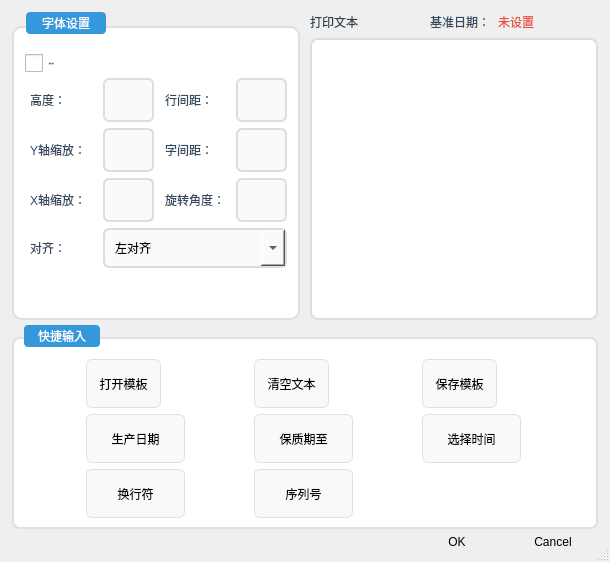
<?xml version="1.0" encoding="UTF-8"?>
<ui version="4.0">
 <class>QG_DlgMText</class>
 <widget class="QDialog" name="QG_DlgMText">
  <property name="geometry">
   <rect>
    <x>0</x>
    <y>0</y>
    <width>610</width>
    <height>562</height>
   </rect>
  </property>
  <property name="windowTitle">
   <string>文本编辑</string>
  </property>
  <property name="styleSheet">
   <string notr="true">QG_DlgMText{background-color:rgb(220, 235, 240);}</string>
  </property>
  <property name="sizeGripEnabled">
   <bool>true</bool>
  </property>
  <layout class="QVBoxLayout" name="mainLayout">
   <property name="spacing">
    <number>5</number>
   </property>
   <property name="leftMargin">
    <number>12</number>
   </property>
   <property name="topMargin">
    <number>12</number>
   </property>
   <property name="rightMargin">
    <number>12</number>
   </property>
   <property name="bottomMargin">
    <number>12</number>
   </property>
   <item>
    <layout class="QHBoxLayout" name="topRow" stretch="1,1">
     <property name="spacing">
      <number>10</number>
     </property>
     <item>
      <widget class="QGroupBox" name="bgFont">
       <property name="sizePolicy">
        <sizepolicy hsizetype="Preferred" vsizetype="Preferred">
         <horstretch>0</horstretch>
         <verstretch>0</verstretch>
        </sizepolicy>
       </property>
       <property name="styleSheet">
        <string notr="true">QGroupBox{font: bold 14px &quot;Microsoft YaHei&quot;; color: #2c3e50; border: 2px solid #e0e0e0; border-radius: 10px; margin-top: 14px; padding-top: 18px; background: #ffffff;}
QGroupBox::title{subcontrol-origin: margin; left: 14px; padding: 4px 14px; background: #3498db; color: white; border-radius: 4px;}
QLabel{color: #34495e; background: transparent; font: bold 11px &quot;Microsoft YaHei&quot;; padding: 2px 2px;}
QLineEdit{font: bold 11px &quot;Microsoft YaHei&quot;; padding: 6px 8px; border: 2px solid #dcdde1; border-radius: 6px; background: #fafafa; min-height: 28px;}
QLineEdit:focus{border-color: #3498db; background: #ffffff;}
QCheckBox{font: bold 11px &quot;Microsoft YaHei&quot;; color: #34495e; spacing: 6px;}
QCheckBox::indicator{width: 18px; height: 18px;}</string>
       </property>
       <property name="title">
        <string>字体设置</string>
       </property>
       <layout class="QGridLayout">
        <property name="leftMargin">
         <number>10</number>
        </property>
        <property name="topMargin">
         <number>16</number>
        </property>
        <property name="rightMargin">
         <number>10</number>
        </property>
        <property name="bottomMargin">
         <number>10</number>
        </property>
        <property name="spacing">
         <number>6</number>
        </property>
        <item row="0" column="0" colspan="5">
         <widget class="QG_FontBox" name="cbFont" native="true">
          <property name="sizePolicy">
           <sizepolicy hsizetype="Expanding" vsizetype="Fixed">
            <horstretch>0</horstretch>
            <verstretch>0</verstretch>
           </sizepolicy>
          </property>
         </widget>
        </item>
        <item row="4" column="0">
         <widget class="QLabel" name="label_3">
          <property name="text">
           <string>X轴缩放：</string>
          </property>
         </widget>
        </item>
        <item row="4" column="2">
         <widget class="QLineEdit" name="lex_scale">
          <property name="alignment">
           <set>Qt::AlignmentFlag::AlignCenter</set>
          </property>
         </widget>
        </item>
        <item row="3" column="4">
         <widget class="QLineEdit" name="lewordspace">
          <property name="alignment">
           <set>Qt::AlignmentFlag::AlignCenter</set>
          </property>
         </widget>
        </item>
        <item row="3" column="2">
         <widget class="QLineEdit" name="ley_scale">
          <property name="alignment">
           <set>Qt::AlignmentFlag::AlignCenter</set>
          </property>
         </widget>
        </item>
        <item row="2" column="2">
         <widget class="QLineEdit" name="leHeight">
          <property name="sizePolicy">
           <sizepolicy hsizetype="Expanding" vsizetype="Fixed">
            <horstretch>0</horstretch>
            <verstretch>0</verstretch>
           </sizepolicy>
          </property>
          <property name="alignment">
           <set>Qt::AlignmentFlag::AlignCenter</set>
          </property>
         </widget>
        </item>
        <item row="1" column="0" colspan="5">
         <widget class="QCheckBox" name="cbDefault">
          <property name="font">
           <font>
            <family>Microsoft YaHei</family>
            <pointsize>-1</pointsize>
            <italic>false</italic>
            <bold>true</bold>
           </font>
          </property>
          <property name="text">
           <string>默认行间距</string>
          </property>
         </widget>
        </item>
        <item row="6" column="0" colspan="5">
         <spacer name="verticalSpacer">
          <property name="orientation">
           <enum>Qt::Orientation::Vertical</enum>
          </property>
          <property name="sizeHint" stdset="0">
           <size>
            <width>20</width>
            <height>10</height>
           </size>
          </property>
         </spacer>
        </item>
        <item row="2" column="0">
         <widget class="QLabel" name="lHeight">
          <property name="text">
           <string>高度：</string>
          </property>
          <property name="buddy">
           <cstring>leHeight</cstring>
          </property>
         </widget>
        </item>
        <item row="2" column="3">
         <widget class="QLabel" name="lLineSpacingFactor">
          <property name="text">
           <string>行间距：</string>
          </property>
          <property name="buddy">
           <cstring>leLineSpacingFactor</cstring>
          </property>
         </widget>
        </item>
        <item row="5" column="2" colspan="3">
         <widget class="QComboBox" name="AligncomboBox">
          <property name="styleSheet">
           <string notr="true">QComboBox{font: bold 11px &quot;Microsoft YaHei&quot;; padding: 4px 10px; border: 2px solid #dcdde1; border-radius: 6px; background: #fafafa; min-height: 28px;}
QComboBox:focus{border-color: #3498db; background: #ffffff;}
QComboBox::drop-down{width: 24px;}</string>
          </property>
          <item>
           <property name="text">
            <string>左对齐</string>
           </property>
           <property name="icon">
            <iconset resource="../../../res/icons/icons.qrc">
             <normaloff>:/icons/mtext_align_middleleft.svg</normaloff>:/icons/mtext_align_middleleft.svg</iconset>
           </property>
          </item>
          <item>
           <property name="text">
            <string>中间对齐</string>
           </property>
           <property name="icon">
            <iconset resource="../../../res/icons/icons.qrc">
             <normaloff>:/icons/mtext_align_middlecenter.svg</normaloff>:/icons/mtext_align_middlecenter.svg</iconset>
           </property>
          </item>
          <item>
           <property name="text">
            <string>右对齐</string>
           </property>
           <property name="icon">
            <iconset resource="../../../res/icons/icons.qrc">
             <normaloff>:/icons/mtext_align_middleright.svg</normaloff>:/icons/mtext_align_middleright.svg</iconset>
           </property>
          </item>
         </widget>
        </item>
        <item row="4" column="3">
         <widget class="QLabel" name="label_4">
          <property name="text">
           <string>旋转角度：</string>
          </property>
         </widget>
        </item>
        <item row="2" column="4">
         <widget class="QLineEdit" name="leLineSpacingFactor">
          <property name="sizePolicy">
           <sizepolicy hsizetype="Expanding" vsizetype="Fixed">
            <horstretch>0</horstretch>
            <verstretch>0</verstretch>
           </sizepolicy>
          </property>
          <property name="alignment">
           <set>Qt::AlignmentFlag::AlignCenter</set>
          </property>
         </widget>
        </item>
        <item row="5" column="0">
         <widget class="QLabel" name="label_5">
          <property name="text">
           <string>对齐：</string>
          </property>
         </widget>
        </item>
        <item row="4" column="4">
         <widget class="QLineEdit" name="leAngle">
          <property name="sizePolicy">
           <sizepolicy hsizetype="Expanding" vsizetype="Fixed">
            <horstretch>0</horstretch>
            <verstretch>0</verstretch>
           </sizepolicy>
          </property>
          <property name="alignment">
           <set>Qt::AlignmentFlag::AlignCenter</set>
          </property>
         </widget>
        </item>
        <item row="3" column="3">
         <widget class="QLabel" name="label">
          <property name="text">
           <string>字间距：</string>
          </property>
         </widget>
        </item>
        <item row="3" column="0">
         <widget class="QLabel" name="label_2">
          <property name="text">
           <string>Y轴缩放：</string>
          </property>
         </widget>
        </item>
       </layout>
      </widget>
     </item>
     <item>
      <layout class="QVBoxLayout" name="rightColumn">
       <property name="spacing">
        <number>6</number>
       </property>
       <item>
        <layout class="QHBoxLayout" name="printTextHeader">
         <property name="spacing">
          <number>8</number>
         </property>
         <item>
          <widget class="QLabel" name="label_7">
           <property name="styleSheet">
            <string notr="true">color: #2c3e50; background: transparent; font: bold 14px &quot;Microsoft YaHei&quot;;</string>
           </property>
           <property name="text">
            <string>打印文本</string>
           </property>
          </widget>
         </item>
         <item>
          <spacer name="horizontalSpacer">
           <property name="orientation">
            <enum>Qt::Orientation::Horizontal</enum>
           </property>
           <property name="sizeHint" stdset="0">
            <size>
             <width>40</width>
             <height>20</height>
            </size>
           </property>
          </spacer>
         </item>
         <item>
          <widget class="QLabel" name="label_8">
           <property name="styleSheet">
            <string notr="true">color: #34495e; background: transparent; font: bold 12px &quot;Microsoft YaHei&quot;;</string>
           </property>
           <property name="text">
            <string>基准日期：</string>
           </property>
          </widget>
         </item>
         <item>
          <widget class="QLabel" name="label_9">
           <property name="styleSheet">
            <string notr="true">color: #e74c3c; background: transparent; font: bold 12px &quot;Microsoft YaHei&quot;;</string>
           </property>
           <property name="text">
            <string>未设置</string>
           </property>
          </widget>
         </item>
         <item>
          <spacer name="horizontalSpacer_2">
           <property name="orientation">
            <enum>Qt::Orientation::Horizontal</enum>
           </property>
           <property name="sizeHint" stdset="0">
            <size>
             <width>40</width>
             <height>20</height>
            </size>
           </property>
          </spacer>
         </item>
        </layout>
       </item>
       <item>
        <widget class="QTextEdit" name="teText">
         <property name="styleSheet">
          <string notr="true">QTextEdit{font: bold 12px &quot;Microsoft YaHei&quot;; border: 2px solid #dcdde1; border-radius: 8px; background: #ffffff; padding: 8px;}
QTextEdit:focus{border-color: #3498db;}</string>
         </property>
        </widget>
       </item>
      </layout>
     </item>
    </layout>
   </item>
   <item>
    <layout class="QHBoxLayout" name="bottomRow" stretch="7">
     <property name="spacing">
      <number>10</number>
     </property>
     <item>
      <widget class="QGroupBox" name="buttonGroup7">
       <property name="sizePolicy">
        <sizepolicy hsizetype="Preferred" vsizetype="Preferred">
         <horstretch>0</horstretch>
         <verstretch>0</verstretch>
        </sizepolicy>
       </property>
       <property name="minimumSize">
        <size>
         <width>148</width>
         <height>0</height>
        </size>
       </property>
       <property name="styleSheet">
        <string notr="true">QGroupBox{font: bold 13px &quot;Microsoft YaHei&quot;; color: #2c3e50; border: 2px solid #e0e0e0; border-radius: 8px; margin-top: 12px; padding-top: 16px; background: #ffffff;}
QGroupBox::title{subcontrol-origin: margin; left: 12px; padding: 4px 12px; background: #3498db; color: white; border-radius: 4px;}
QToolButton{font: bold 9px &quot;Microsoft YaHei&quot;; border: 1px solid #e0e0e0; border-radius: 6px; padding: 4px 8px; background: #f8f9fa; min-height: 36px;}
QToolButton:hover{background: #e8f0fe; border-color: #3498db;}
QToolButton:pressed{background: #d4e6f9; padding-top: 6px; padding-bottom: 2px;}</string>
       </property>
       <property name="title">
        <string>快捷输入</string>
       </property>
       <layout class="QGridLayout" name="gridLayout">
        <property name="leftMargin">
         <number>8</number>
        </property>
        <property name="topMargin">
         <number>14</number>
        </property>
        <property name="rightMargin">
         <number>8</number>
        </property>
        <property name="bottomMargin">
         <number>8</number>
        </property>
        <property name="spacing">
         <number>6</number>
        </property>
        <item row="1" column="0">
         <widget class="QToolButton" name="bLoad">
          <property name="text">
           <string>打开模板</string>
          </property>
          <property name="icon">
           <iconset resource="../../OCRdemo.qrc">
            <normaloff>:/PNG/Resources/PNG/open.png</normaloff>:/PNG/Resources/PNG/open.png</iconset>
          </property>
          <property name="iconSize">
           <size>
            <width>32</width>
            <height>32</height>
           </size>
          </property>
          <property name="toolButtonStyle">
           <enum>Qt::ToolButtonStyle::ToolButtonTextBesideIcon</enum>
          </property>
         </widget>
        </item>
        <item row="2" column="4">
         <widget class="QToolButton" name="toolButton_3">
          <property name="minimumSize">
           <size>
            <width>99</width>
            <height>46</height>
           </size>
          </property>
          <property name="text">
           <string>保质期至</string>
          </property>
          <property name="icon">
           <iconset resource="../../OCRdemo.qrc">
            <normaloff>:/PIC/Resources/PICs/rl.png</normaloff>:/PIC/Resources/PICs/rl.png</iconset>
          </property>
          <property name="iconSize">
           <size>
            <width>32</width>
            <height>32</height>
           </size>
          </property>
          <property name="toolButtonStyle">
           <enum>Qt::ToolButtonStyle::ToolButtonTextBesideIcon</enum>
          </property>
         </widget>
        </item>
        <item row="1" column="4">
         <widget class="QToolButton" name="bClear">
          <property name="text">
           <string>清空文本</string>
          </property>
          <property name="icon">
           <iconset resource="../../OCRdemo.qrc">
            <normaloff>:/PNG/Resources/PNG/clear .png</normaloff>:/PNG/Resources/PNG/clear .png</iconset>
          </property>
          <property name="iconSize">
           <size>
            <width>32</width>
            <height>32</height>
           </size>
          </property>
          <property name="toolButtonStyle">
           <enum>Qt::ToolButtonStyle::ToolButtonTextBesideIcon</enum>
          </property>
         </widget>
        </item>
        <item row="1" column="5">
         <widget class="QToolButton" name="bSave">
          <property name="text">
           <string>保存模板</string>
          </property>
          <property name="icon">
           <iconset resource="../../OCRdemo.qrc">
            <normaloff>:/PNG/Resources/PNG/save.png</normaloff>:/PNG/Resources/PNG/save.png</iconset>
          </property>
          <property name="iconSize">
           <size>
            <width>32</width>
            <height>32</height>
           </size>
          </property>
          <property name="toolButtonStyle">
           <enum>Qt::ToolButtonStyle::ToolButtonTextBesideIcon</enum>
          </property>
         </widget>
        </item>
        <item row="2" column="0">
         <widget class="QToolButton" name="toolButton">
          <property name="minimumSize">
           <size>
            <width>99</width>
            <height>46</height>
           </size>
          </property>
          <property name="text">
           <string>生产日期</string>
          </property>
          <property name="icon">
           <iconset resource="../../OCRdemo.qrc">
            <normaloff>:/PIC/Resources/PICs/rl.png</normaloff>:/PIC/Resources/PICs/rl.png</iconset>
          </property>
          <property name="iconSize">
           <size>
            <width>32</width>
            <height>32</height>
           </size>
          </property>
          <property name="toolButtonStyle">
           <enum>Qt::ToolButtonStyle::ToolButtonTextBesideIcon</enum>
          </property>
         </widget>
        </item>
        <item row="2" column="5">
         <widget class="QToolButton" name="toolButton_4">
          <property name="minimumSize">
           <size>
            <width>99</width>
            <height>46</height>
           </size>
          </property>
          <property name="text">
           <string>选择时间</string>
          </property>
          <property name="icon">
           <iconset resource="../../OCRdemo.qrc">
            <normaloff>:/PIC/Resources/PICs/time.png</normaloff>:/PIC/Resources/PICs/time.png</iconset>
          </property>
          <property name="iconSize">
           <size>
            <width>32</width>
            <height>32</height>
           </size>
          </property>
          <property name="toolButtonStyle">
           <enum>Qt::ToolButtonStyle::ToolButtonTextBesideIcon</enum>
          </property>
         </widget>
        </item>
        <item row="3" column="0">
         <widget class="QToolButton" name="toolButton_6">
          <property name="minimumSize">
           <size>
            <width>99</width>
            <height>46</height>
           </size>
          </property>
          <property name="text">
           <string>换行符</string>
          </property>
          <property name="icon">
           <iconset resource="../../OCRdemo.qrc">
            <normaloff>:/PIC/Resources/PICs/line break.png</normaloff>:/PIC/Resources/PICs/line break.png</iconset>
          </property>
          <property name="iconSize">
           <size>
            <width>32</width>
            <height>32</height>
           </size>
          </property>
          <property name="toolButtonStyle">
           <enum>Qt::ToolButtonStyle::ToolButtonTextBesideIcon</enum>
          </property>
         </widget>
        </item>
        <item row="3" column="4">
         <widget class="QToolButton" name="toolButton_7">
          <property name="maximumSize">
           <size>
            <width>99</width>
            <height>16777215</height>
           </size>
          </property>
          <property name="text">
           <string>序列号</string>
          </property>
          <property name="icon">
           <iconset resource="../../OCRdemo.qrc">
            <normaloff>:/PIC/Resources/PICs/PFGL.png</normaloff>:/PIC/Resources/PICs/PFGL.png</iconset>
          </property>
          <property name="iconSize">
           <size>
            <width>32</width>
            <height>32</height>
           </size>
          </property>
          <property name="toolButtonStyle">
           <enum>Qt::ToolButtonStyle::ToolButtonTextBesideIcon</enum>
          </property>
         </widget>
        </item>
       </layout>
      </widget>
     </item>
    </layout>
   </item>
   <item>
    <widget class="QDialogButtonBox" name="buttonBox">
     <property name="minimumSize">
      <size>
       <width>0</width>
       <height>0</height>
      </size>
     </property>
     <property name="maximumSize">
      <size>
       <width>16777215</width>
       <height>16777215</height>
      </size>
     </property>
     <property name="styleSheet">
      <string notr="true">QPushButton{font: bold 12px &quot;Microsoft YaHei&quot;; padding: 1px 20px; border-radius: 6px; min-width: 50px;}
QPushButton[text=&quot;OK&quot;], QPushButton[text=&quot;确定&quot;]{background: #3498db; color: white;}
QPushButton[text=&quot;OK&quot;]:hover, QPushButton[text=&quot;确定&quot;]:hover{background: #2980b9;}
QPushButton[text=&quot;Cancel&quot;], QPushButton[text=&quot;取消&quot;]{background: #95a5a6; color: white;}
QPushButton[text=&quot;Cancel&quot;]:hover, QPushButton[text=&quot;取消&quot;]:hover{background: #7f8c8d;}</string>
     </property>
     <property name="standardButtons">
      <set>QDialogButtonBox::StandardButton::Cancel|QDialogButtonBox::StandardButton::Ok</set>
     </property>
    </widget>
   </item>
  </layout>
 </widget>
 <layoutdefault spacing="6" margin="11"/>
 <customwidgets>
  <customwidget>
   <class>QG_FontBox</class>
   <extends>QWidget</extends>
   <header>qg_fontbox.h</header>
  </customwidget>
 </customwidgets>
 <resources>
  <include location="../../../res/icons/icons.qrc"/>
  <include location="../../OCRdemo.qrc"/>
 </resources>
 <connections>
  <connection>
   <sender>buttonBox</sender>
   <signal>accepted()</signal>
   <receiver>QG_DlgMText</receiver>
   <slot>accept()</slot>
   <hints>
    <hint type="sourcelabel">
     <x>20</x>
     <y>20</y>
    </hint>
    <hint type="destinationlabel">
     <x>20</x>
     <y>20</y>
    </hint>
   </hints>
  </connection>
  <connection>
   <sender>buttonBox</sender>
   <signal>rejected()</signal>
   <receiver>QG_DlgMText</receiver>
   <slot>reject()</slot>
   <hints>
    <hint type="sourcelabel">
     <x>20</x>
     <y>20</y>
    </hint>
    <hint type="destinationlabel">
     <x>20</x>
     <y>20</y>
    </hint>
   </hints>
  </connection>
  <connection>
   <sender>bClear</sender>
   <signal>clicked()</signal>
   <receiver>teText</receiver>
   <slot>clear()</slot>
   <hints>
    <hint type="sourcelabel">
     <x>20</x>
     <y>20</y>
    </hint>
    <hint type="destinationlabel">
     <x>20</x>
     <y>20</y>
    </hint>
   </hints>
  </connection>
  <connection>
   <sender>bLoad</sender>
   <signal>clicked()</signal>
   <receiver>QG_DlgMText</receiver>
   <slot>loadText()</slot>
   <hints>
    <hint type="sourcelabel">
     <x>20</x>
     <y>20</y>
    </hint>
    <hint type="destinationlabel">
     <x>20</x>
     <y>20</y>
    </hint>
   </hints>
  </connection>
  <connection>
   <sender>bSave</sender>
   <signal>clicked()</signal>
   <receiver>QG_DlgMText</receiver>
   <slot>saveText()</slot>
   <hints>
    <hint type="sourcelabel">
     <x>20</x>
     <y>20</y>
    </hint>
    <hint type="destinationlabel">
     <x>20</x>
     <y>20</y>
    </hint>
   </hints>
  </connection>
  <connection>
   <sender>cbDefault</sender>
   <signal>toggled(bool)</signal>
   <receiver>leLineSpacingFactor</receiver>
   <slot>setDisabled(bool)</slot>
   <hints>
    <hint type="sourcelabel">
     <x>20</x>
     <y>20</y>
    </hint>
    <hint type="destinationlabel">
     <x>20</x>
     <y>20</y>
    </hint>
   </hints>
  </connection>
  <connection>
   <sender>cbDefault</sender>
   <signal>toggled(bool)</signal>
   <receiver>QG_DlgMText</receiver>
   <slot>defaultChanged(bool)</slot>
   <hints>
    <hint type="sourcelabel">
     <x>20</x>
     <y>20</y>
    </hint>
    <hint type="destinationlabel">
     <x>20</x>
     <y>20</y>
    </hint>
   </hints>
  </connection>
  <connection>
   <sender>toolButton_4</sender>
   <signal>clicked()</signal>
   <receiver>QG_DlgMText</receiver>
   <slot>setQuickTime()</slot>
   <hints>
    <hint type="sourcelabel">
     <x>20</x>
     <y>20</y>
    </hint>
    <hint type="destinationlabel">
     <x>20</x>
     <y>20</y>
    </hint>
   </hints>
  </connection>
  <connection>
   <sender>toolButton_3</sender>
   <signal>clicked()</signal>
   <receiver>QG_DlgMText</receiver>
   <slot>setEXPDate()</slot>
   <hints>
    <hint type="sourcelabel">
     <x>20</x>
     <y>20</y>
    </hint>
    <hint type="destinationlabel">
     <x>20</x>
     <y>20</y>
    </hint>
   </hints>
  </connection>
  <connection>
   <sender>toolButton</sender>
   <signal>clicked()</signal>
   <receiver>QG_DlgMText</receiver>
   <slot>setMFGDate()</slot>
   <hints>
    <hint type="sourcelabel">
     <x>20</x>
     <y>20</y>
    </hint>
    <hint type="destinationlabel">
     <x>20</x>
     <y>20</y>
    </hint>
   </hints>
  </connection>
  <connection>
   <sender>toolButton_6</sender>
   <signal>clicked()</signal>
   <receiver>QG_DlgMText</receiver>
   <slot>setLineBreak()</slot>
   <hints>
    <hint type="sourcelabel">
     <x>20</x>
     <y>20</y>
    </hint>
    <hint type="destinationlabel">
     <x>20</x>
     <y>20</y>
    </hint>
   </hints>
  </connection>
 </connections>
 <slots>
  <slot>loadText()</slot>
  <slot>saveText()</slot>
  <slot>updateUniCharComboBox(int)</slot>
  <slot>insertChar()</slot>
  <slot>updateUniCharButton(int)</slot>
  <slot>insertSymbol(int)</slot>
  <slot>defaultChanged(bool)</slot>
  <slot>setQuickTime()</slot>
  <slot>setEXPDate()</slot>
  <slot>setMFGDate()</slot>
  <slot>setMFGDateText()</slot>
  <slot>setEXPDateText()</slot>
  <slot>setLineBreak()</slot>
 </slots>
</ui>
